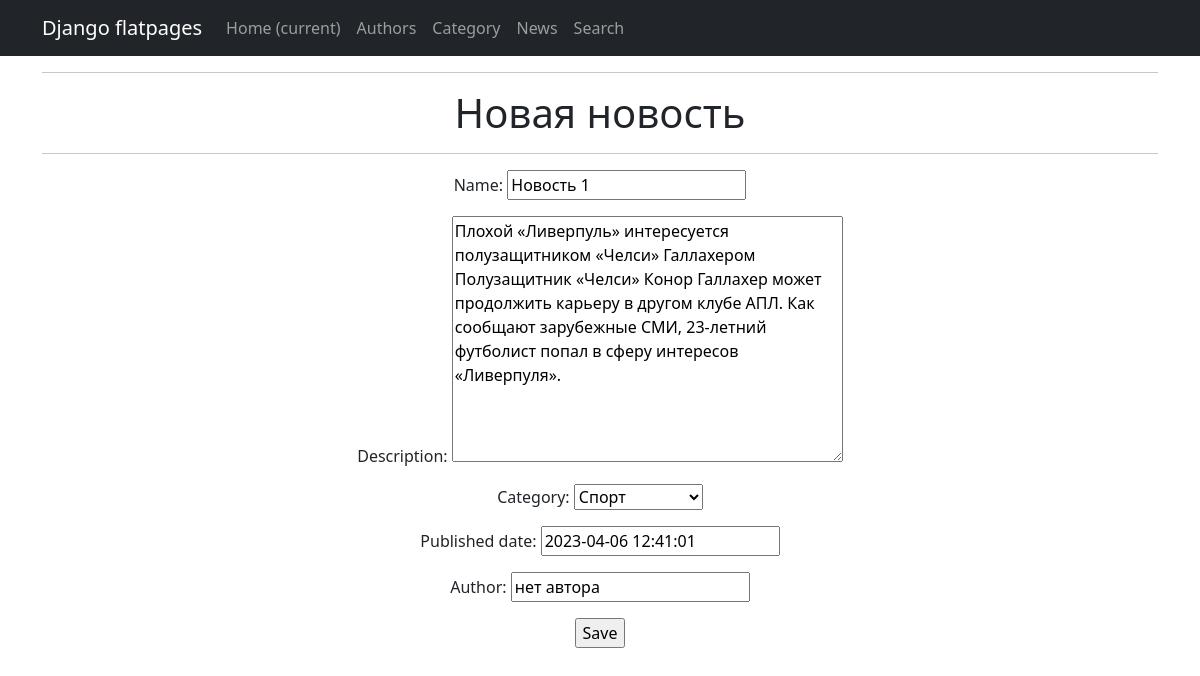
The app's page /news/1/update/ with its own data.
### news/models.py (models this page shows, shortened)
class News(models.Model):
    name = models.CharField(
        max_length=255,
        unique=True, # названия новостей не должны повторяться
        validators=[validate_slug],  # валидатор для генерации уникальных значений
    )
    description = models.TextField()
    category = models.ForeignKey(
        to='Category',
        on_delete=models.CASCADE,
        related_name='news', # все новости в категории будут доступны через поле news
    )
    published_date = models.DateTimeField(default=datetime.now)  # предоставляем значение по умолчанию
    author = models.CharField(max_length=100, default='нет автора')

class Category(models.Model):
    name = models.CharField(max_length=255, unique=True)
    def __str__(self):
        return self.name

### news/views.py (the view)
# urls.py: path('<int:pk>/update/', NewsUpdate.as_view(), name='news_update'),
class NewsUpdate(UpdateView):
    form_class = NewsForm
    model = News
    template_name = 'news_edit.html'

### news/forms.py (shortened to what this page needs)
class NewsForm(forms.ModelForm):
   class Meta:
       model = News
       fields = [
           'name',
           'description',
           'category',
           'published_date',
           'author',
       ]

### news/templates/news_edit.html (shortened to what this page needs)
{% extends 'flatpages/default.html' %}
{% block content %}
<hr>
<h1>Новая новость</h1>
<hr>
<form action="" method="post">
  {{ form.as_p }}
  <input type="submit" value="Save" />
</form>
{% endblock content %}

### records on screen
News: name "Новость 1", description "Плохой «Ливерпуль» интересуется полузащитником «Челси» Галлахером Полузащитник «Челси» Конор Галлахер может продолжить карьеру в другом клубе АПЛ. Как сообщают зарубежные СМИ, 23-летний футболист попал в сферу интересов «Ливерпуля».", category "Спорт", published_date "2023-04-06 12:41:01", author "нет автора"
